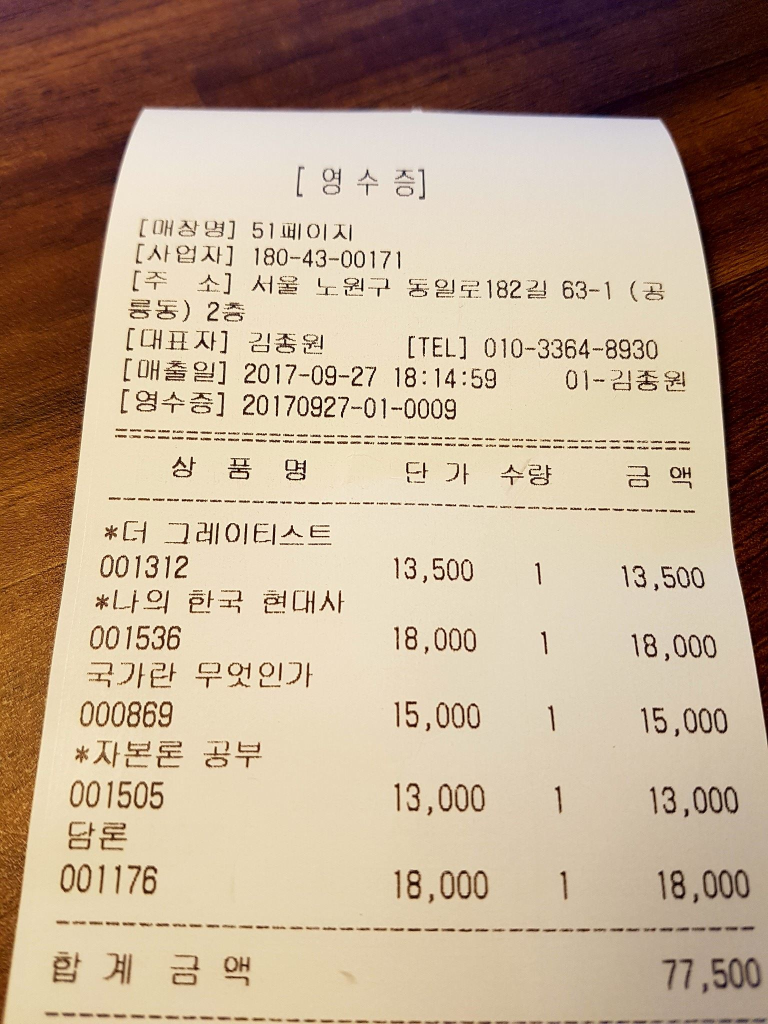
#> input picture Day6/영수증.jpg, 1536 x 2048 px (shown at 1/2 size)
$ python 2_tesseract.py
#> lines starting #> are read from the running program, lines starting #| are printed output that depends on the picture; after the words box and inside, x2 and y2 are one past the last pixel; in counts of white or black regions, pixels touching at a corner belong together
import cv2
import pytesseract
import numpy as np
pytesseract.pytesseract.tesseract_cmd = r'C:\Program Files\Tesseract-OCR\tesseract.exe'


'''
    [[903. 199.]
     [179. 200.]
     [159. 593.]
     [938. 581.]]
     # 배열을 sort
    [[179. 200.]
     [159. 593.]
     [938. 581.]
     [903. 199.]]
'''
def reorderPts(pts):
    # lexsort(): 배열의 차원을 기준으로 정렬하는 기능
    # 정렬하려는 배열의 키 또는 튜플.
    idx = np.lexsort((pts[:, 1], pts[:, 0]))
    pts = pts[idx]

    if pts[0, 1] > pts[1, 1]:
        pts[[0, 1]] = pts[[1, 0]]

    if pts[2, 1] < pts[3, 1]:
        pts[[2, 3]] = pts[[3, 2]]

    print(pts)
    return pts

src = cv2.imread('./영수증.jpg')
#> src is the input picture: shape (2048, 1536, 3); mean B, G, R 143.7, 167.2, 189.3

dw, dh = 700, 400
srcQuad = np.array([[0, 0], [0, 0], [0, 0], [0, 0]], np.float32)
dstQuad = np.array([[0, 0], [0, dh], [dw, dh], [dw, 0]], np.float32)

dst = np.zeros((dh, dw), np.uint8)
src_gray = cv2.cvtColor(src, cv2.COLOR_BGR2GRAY)
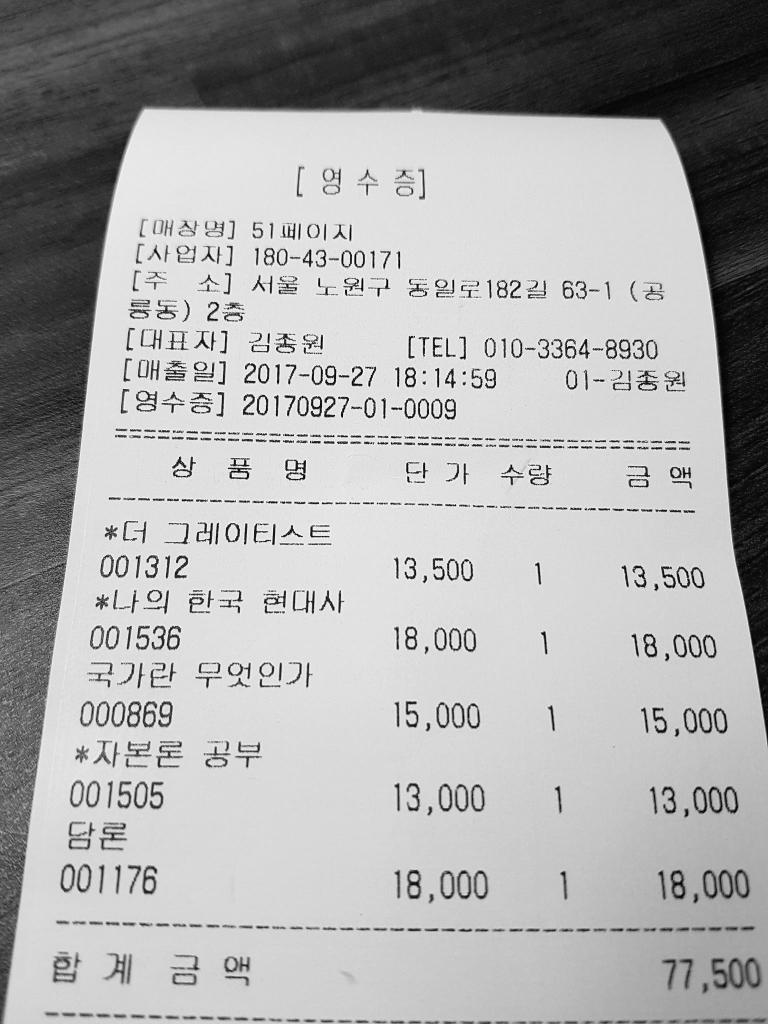
#> src_gray: shape (2048, 1536) (shown at 1/2 size); min 1, max 253, mean 171.2
_, src_bin = cv2.threshold(src_gray, 0, 255, cv2.THRESH_BINARY | cv2.THRESH_OTSU)
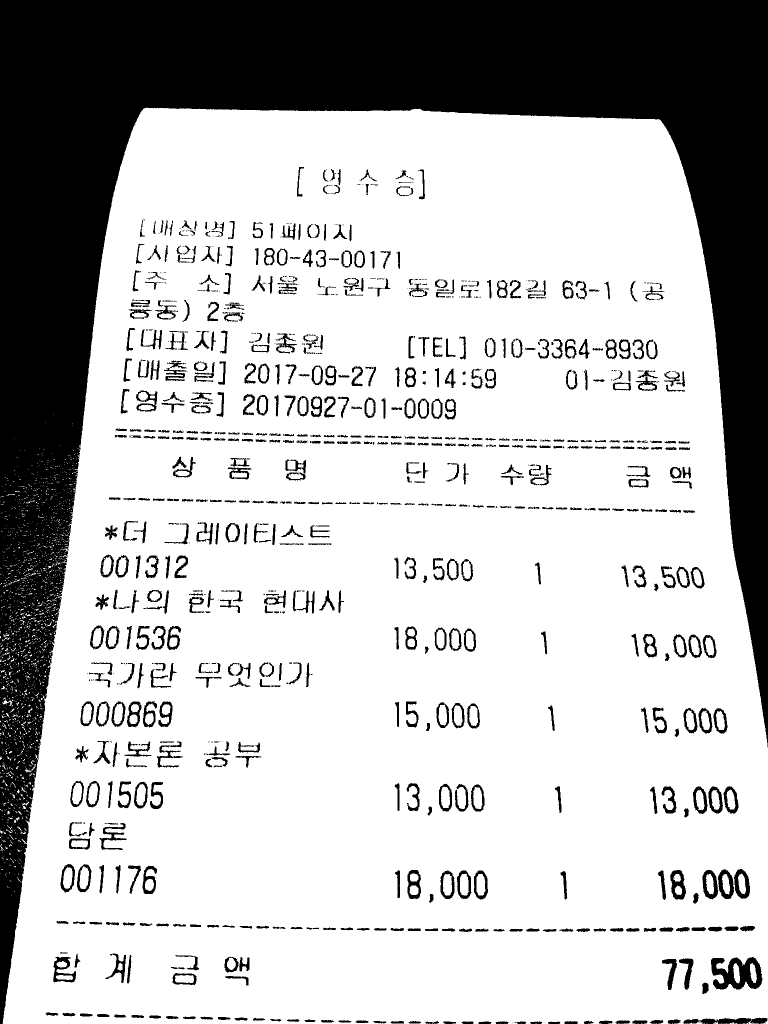
#> src_bin: shape (2048, 1536) (shown at 1/2 size); 73.8% white; 870 black regions (224 under 20 px)
contours, _ = cv2.findContours(src_bin, cv2.RETR_EXTERNAL, cv2.CHAIN_APPROX_NONE)
#> contours = 1746 contours, 1742 with area under 20; largest, box (x1, y1, x2, y2) and area: (5, 215, 1536, 2048) 2444019, (5, 1395, 26, 1413) 68, (43, 1603, 58, 1618) 40, (50, 1528, 72, 1545) 40
cpy = src.copy()

for pts in contours:
    if cv2.contourArea(pts) < 1000:
        continue
    approx = cv2.approxPolyDP(pts, cv2.arcLength(pts, True) * 0.02, True)
    print(approx)
    '''
    [[[903 199]]
     [[179 200]]
     [[159 593]]
     [[938 581]]]
    '''

    if not cv2.isContourConvex(approx) or len(approx) != 4:
        continue
    cv2.polylines(cpy, [approx], True, (0, 255, 0), 2)
    print(approx.reshape(4, 2).astype(np.float32))

    '''
    [[903. 199.]
     [179. 200.]
     [159. 593.]
     [938. 581.]]
    '''

    srcQuad = reorderPts(approx.reshape(4, 2).astype(np.float32))
#> this loop made 1746 passes
#| [[[ 287  217]]
#|  [[   5 2047]]
#|  [[1535 2047]]
#|  [[1325  246]]]
#| [[ 287.  217.]
#|  [   5. 2047.]
#|  [1535. 2047.]
#|  [1325.  246.]]
#| [[ 287.  217.]
#|  [   5. 2047.]
#> (further printed lines are left out)
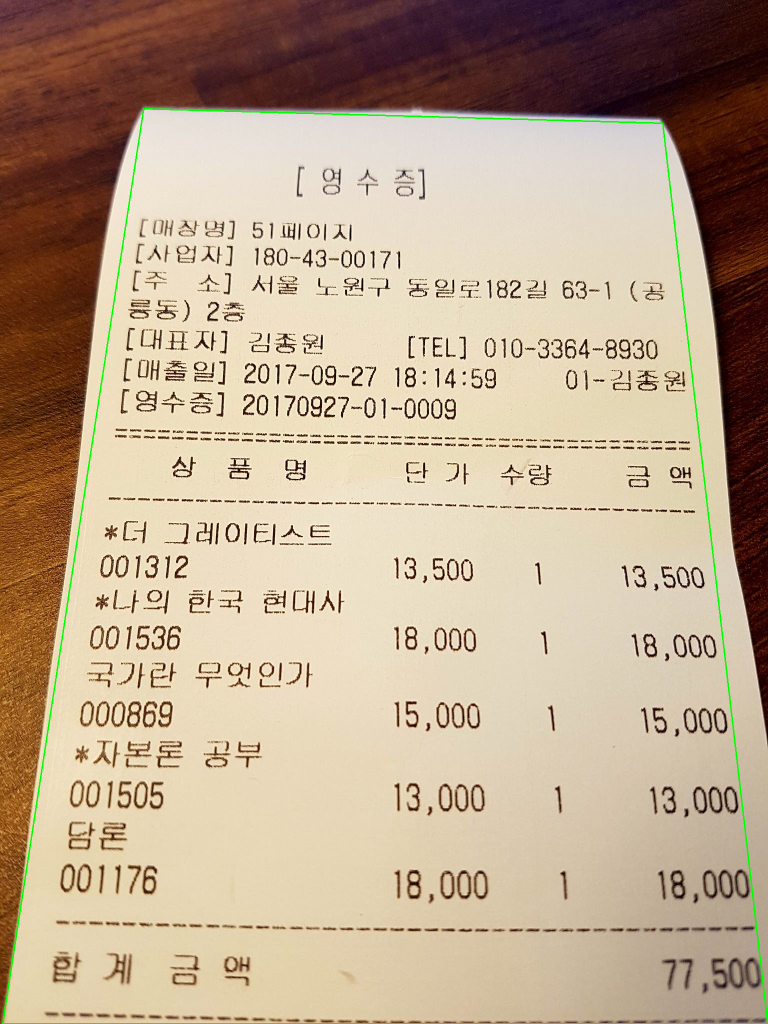
#> cpy: shape (2048, 1536, 3) (shown at 1/2 size); 0.54% of pixels changed, all inside (x1, y1, x2, y2) = (4, 216, 1536, 2048)

cv2.imshow('src', src)
pers = cv2.getPerspectiveTransform(srcQuad, dstQuad)
#> pers = [[0.695, 0.107, -222.8], [-0.00946, 0.339, -70.77], [-2.37e-05, 0.000272, 1]]
dst = cv2.warpPerspective(src, pers, (dw, dh))
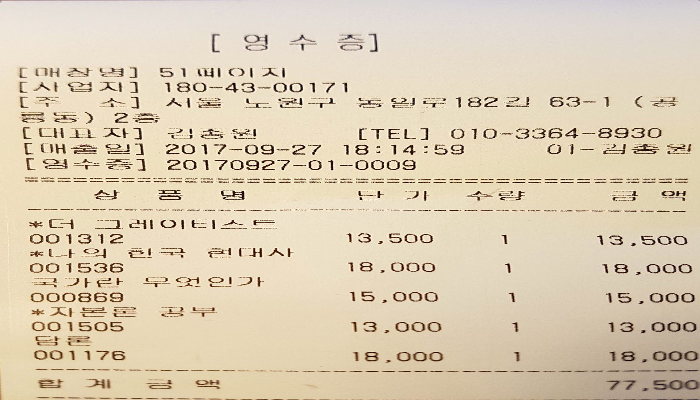
#> dst: shape (400, 700, 3); mean B, G, R 181.1, 206.1, 220.8
dst_gray = cv2.cvtColor(dst, cv2.COLOR_BGR2GRAY)
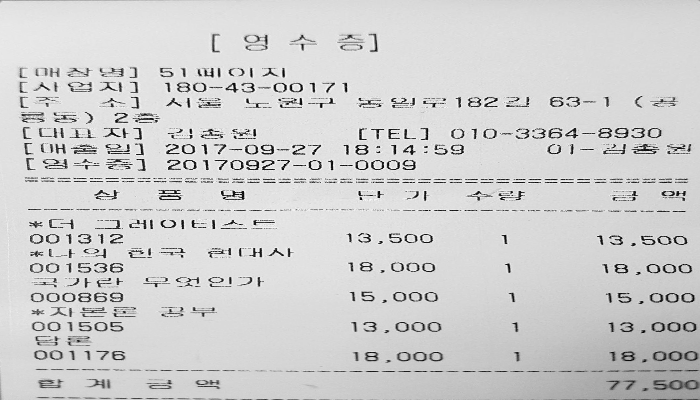
#> dst_gray: shape (400, 700); min 3, max 251, mean 207.7
print(pytesseract.image_to_string(dst_gray, lang='kor+eng'))
#> (this line was passed over: pytesseract is not available in this run)
cv2.imshow('dst', dst)
cv2.waitKey()
